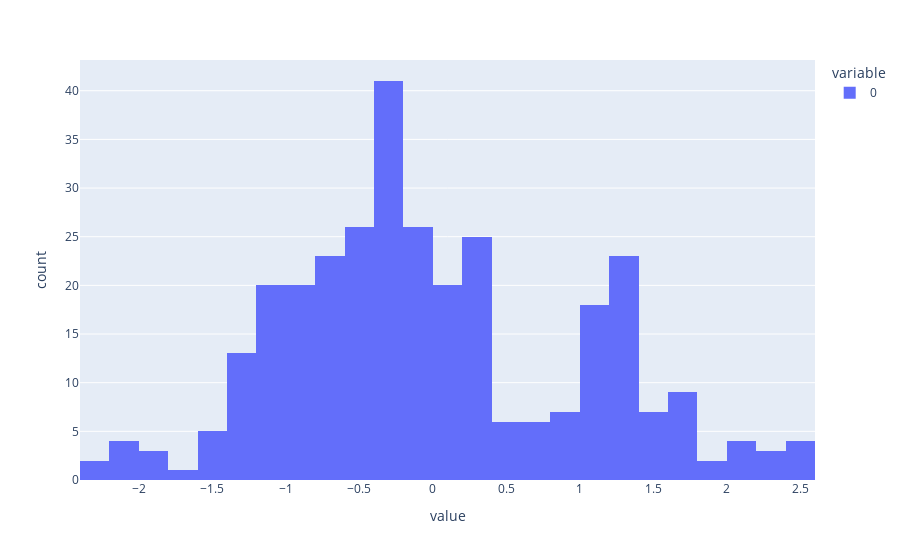
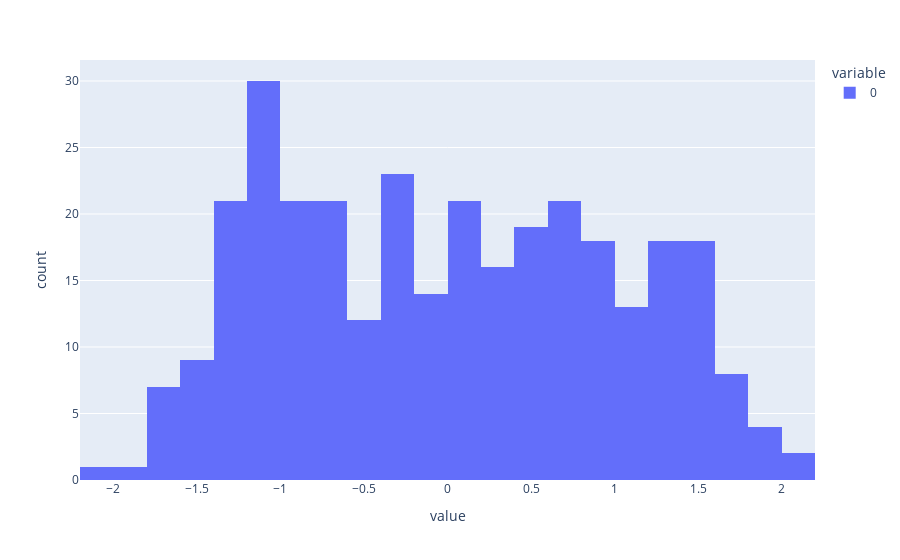
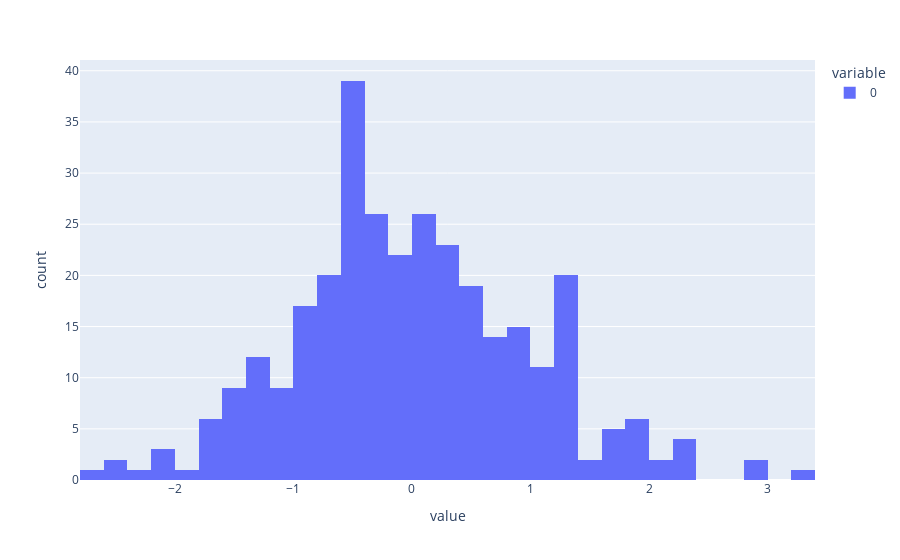
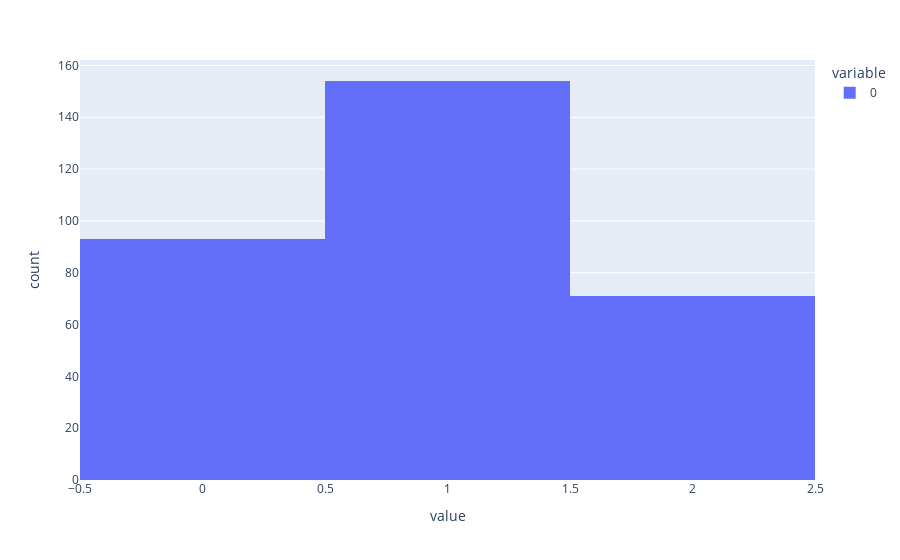

These figures' notebook cell, in order:
### Code cell
for col in range(X_train.shape[1]):
    fig = px.histogram(data_frame=X_train[:, col])
    fig.show()

### Figure 1 — Plotly figure (JSON) as saved in the notebook; plotly's stock layout.template omitted (floating-point values rounded to 4 significant figures; data arrays with more than 128 entries replaced by an {"elided": "..."} marker saying what was removed)
{"data": [{"alignmentgroup": "True", "bingroup": "x", "hovertemplate": "variable=0<br>value=%{x}<br>count=%{y}<extra></extra>", "legendgroup": "0", "marker": {"color": "#636efa", "pattern": {"shape": ""}}, "name": "0", "offsetgroup": "0", "orientation": "v", "showlegend": true, "type": "histogram", "x": {"elided": "318 float values"}, "xaxis": "x", "yaxis": "y"}], "layout": {"barmode": "relative", "legend": {"title": {"text": "variable"}, "tracegroupgap": 0}, "margin": {"t": 60}, "xaxis": {"anchor": "y", "domain": [0, 1], "title": {"text": "value"}}, "yaxis": {"anchor": "x", "domain": [0, 1], "title": {"text": "count"}}}}

### Figure 2 — Plotly figure (JSON) as saved in the notebook; plotly's stock layout.template omitted (floating-point values rounded to 4 significant figures; data arrays with more than 128 entries replaced by an {"elided": "..."} marker saying what was removed)
{"data": [{"alignmentgroup": "True", "bingroup": "x", "hovertemplate": "variable=0<br>value=%{x}<br>count=%{y}<extra></extra>", "legendgroup": "0", "marker": {"color": "#636efa", "pattern": {"shape": ""}}, "name": "0", "offsetgroup": "0", "orientation": "v", "showlegend": true, "type": "histogram", "x": {"elided": "318 float values"}, "xaxis": "x", "yaxis": "y"}], "layout": {"barmode": "relative", "legend": {"title": {"text": "variable"}, "tracegroupgap": 0}, "margin": {"t": 60}, "xaxis": {"anchor": "y", "domain": [0, 1], "title": {"text": "value"}}, "yaxis": {"anchor": "x", "domain": [0, 1], "title": {"text": "count"}}}}

### Figure 3 — Plotly figure (JSON) as saved in the notebook; plotly's stock layout.template omitted (floating-point values rounded to 4 significant figures; data arrays with more than 128 entries replaced by an {"elided": "..."} marker saying what was removed)
{"data": [{"alignmentgroup": "True", "bingroup": "x", "hovertemplate": "variable=0<br>value=%{x}<br>count=%{y}<extra></extra>", "legendgroup": "0", "marker": {"color": "#636efa", "pattern": {"shape": ""}}, "name": "0", "offsetgroup": "0", "orientation": "v", "showlegend": true, "type": "histogram", "x": {"elided": "318 float values"}, "xaxis": "x", "yaxis": "y"}], "layout": {"barmode": "relative", "legend": {"title": {"text": "variable"}, "tracegroupgap": 0}, "margin": {"t": 60}, "xaxis": {"anchor": "y", "domain": [0, 1], "title": {"text": "value"}}, "yaxis": {"anchor": "x", "domain": [0, 1], "title": {"text": "count"}}}}

### Figure 4 — Plotly figure (JSON) as saved in the notebook; plotly's stock layout.template omitted (floating-point values rounded to 4 significant figures; data arrays with more than 128 entries replaced by an {"elided": "..."} marker saying what was removed)
{"data": [{"alignmentgroup": "True", "bingroup": "x", "hovertemplate": "variable=0<br>value=%{x}<br>count=%{y}<extra></extra>", "legendgroup": "0", "marker": {"color": "#636efa", "pattern": {"shape": ""}}, "name": "0", "offsetgroup": "0", "orientation": "v", "showlegend": true, "type": "histogram", "x": {"elided": "318 int values"}, "xaxis": "x", "yaxis": "y"}], "layout": {"barmode": "relative", "legend": {"title": {"text": "variable"}, "tracegroupgap": 0}, "margin": {"t": 60}, "xaxis": {"anchor": "y", "domain": [0, 1], "title": {"text": "value"}}, "yaxis": {"anchor": "x", "domain": [0, 1], "title": {"text": "count"}}}}
